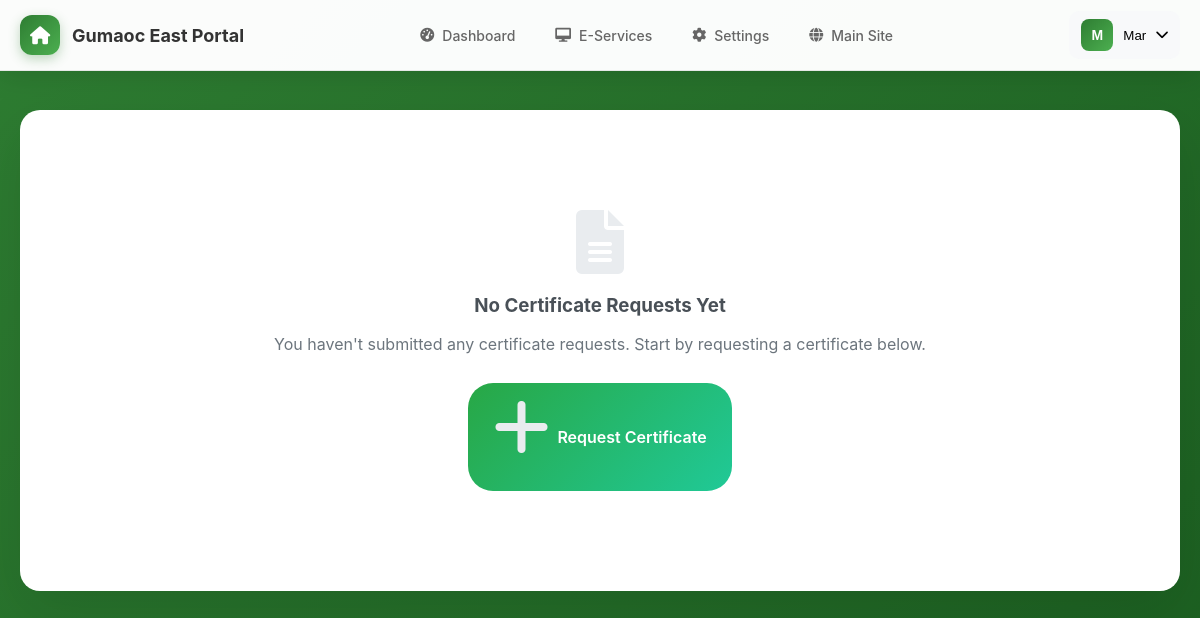
The app's page /user/my-requests.php (signed in), older data.
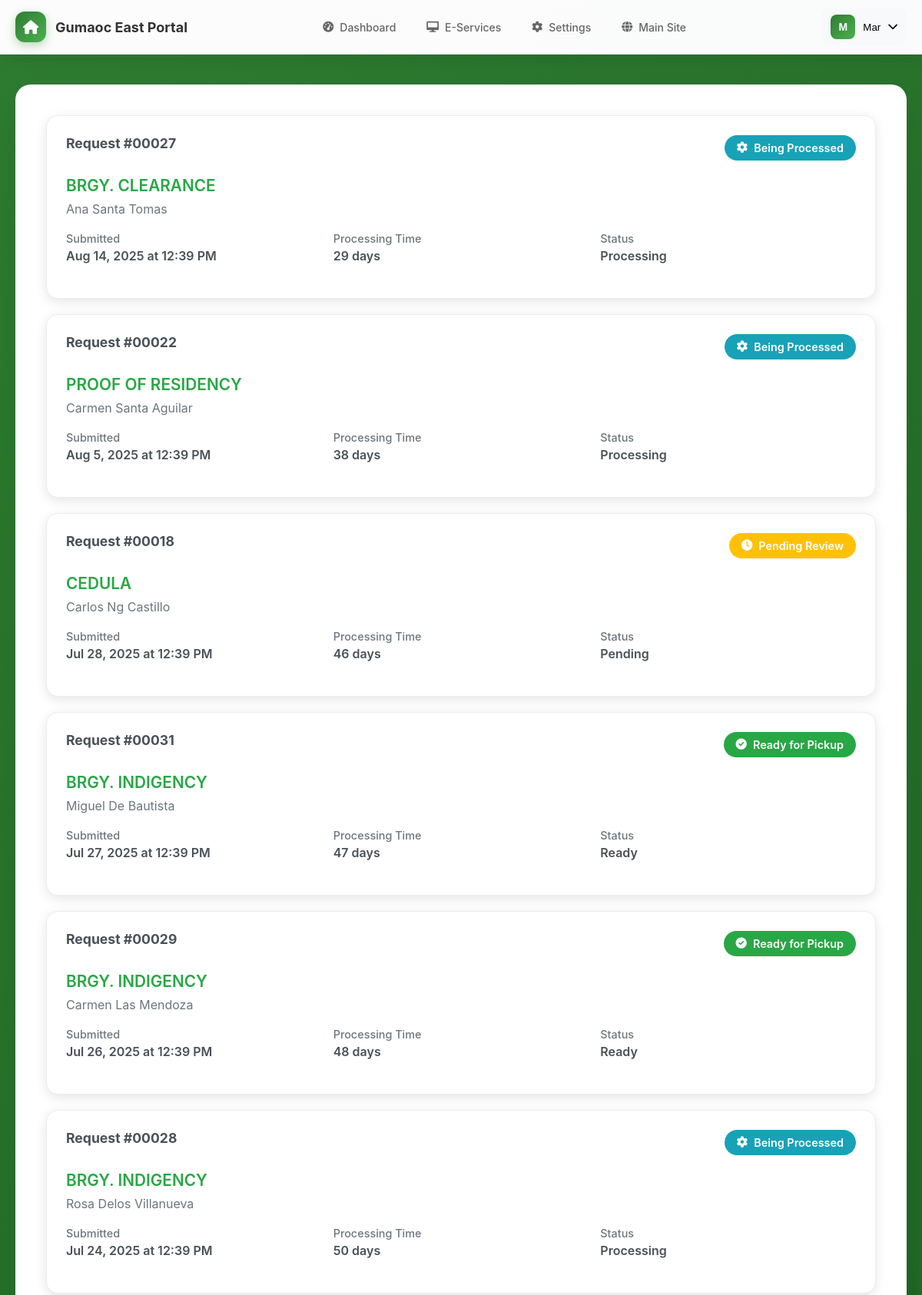
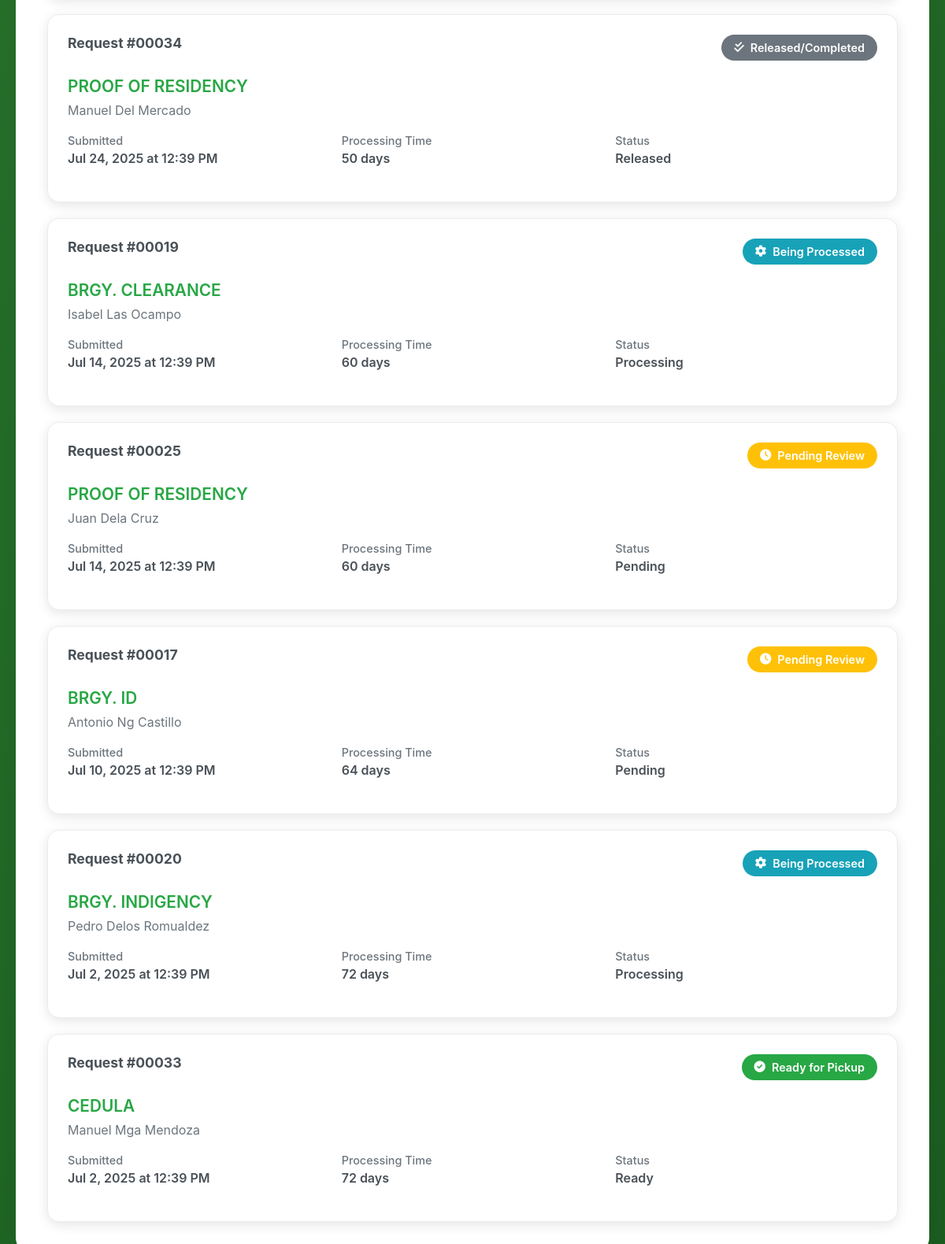
The same page, newer data (2 pictures, top to bottom).
### tables this page shows
CREATE TABLE `residents` (
  `id` int(11) NOT NULL,
  `first_name` varchar(100) NOT NULL,
  `middle_name` varchar(100) DEFAULT NULL,
  `last_name` varchar(100) NOT NULL,
  `email` varchar(255) NOT NULL,
  `phone` varchar(20) NOT NULL,
  `password` varchar(255) DEFAULT NULL,
  `address` text NOT NULL,
  `house_number` varchar(20) DEFAULT NULL,
  `barangay` varchar(100) DEFAULT 'Gumaoc East',
  `sitio` varchar(100) DEFAULT 'BLOCK',
  `interviewer` varchar(255) DEFAULT NULL,
  `interviewer_title` varchar(255) DEFAULT NULL,
  `birthdate` date NOT NULL,
  `birth_place` varchar(255) DEFAULT NULL,
  `gender` enum('Male','Female','Other') NOT NULL,
  `civil_status` enum('Single','Married','Widowed','Separated','Divorced') NOT NULL,
  `rfid_code` varchar(50) DEFAULT NULL,
  `rfid` varchar(50) DEFAULT NULL,
  `status` enum('active','inactive','pending') NOT NULL DEFAULT 'active',
  `reset_otp` varchar(6) DEFAULT NULL,
  `otp_expiry` timestamp NULL DEFAULT NULL,
  `created_at` timestamp NOT NULL DEFAULT current_timestamp(),
  `updated_at` timestamp NOT NULL DEFAULT current_timestamp() ON UPDATE current_timestamp(),
  `profile_complete` tinyint(1) DEFAULT 1 COMMENT '1 = Complete Profile, 0 = Incomplete Profile',
  `created_by` int(11) DEFAULT NULL COMMENT 'ID of user who registered this family member',
  `relationship_to_head` varchar(100) DEFAULT NULL COMMENT 'Relationship to head of family'
);

CREATE TABLE `certificate_requests` (
  `id` int(11) NOT NULL,
  `user_id` int(11) NOT NULL,
  `full_name` varchar(255) NOT NULL,
  `address` varchar(500) NOT NULL,
  `mobile_number` varchar(20) DEFAULT NULL,
  `civil_status` varchar(50) DEFAULT NULL,
  `gender` varchar(20) DEFAULT NULL,
  `birth_date` date NOT NULL,
  `birth_place` varchar(255) NOT NULL,
  `citizenship` varchar(100) DEFAULT NULL,
  `years_of_residence` int(11) DEFAULT NULL,
  `certificate_type` varchar(100) NOT NULL,
  `purpose` text NOT NULL,
  `additional_data` longtext DEFAULT NULL CHECK (json_valid(`additional_data`)),
  `proof_image` varchar(255) DEFAULT NULL,
  `photo_2x2` varchar(255) DEFAULT NULL COMMENT 'Optional 2x2 passport photo filename for specific certificate types',
  `vehicle_make_type` varchar(255) DEFAULT NULL,
  `motor_no` varchar(100) DEFAULT NULL,
  `chassis_no` varchar(100) DEFAULT NULL,
  `plate_no` varchar(50) DEFAULT NULL,
  `vehicle_color` varchar(50) DEFAULT NULL,
  `year_model` int(4) DEFAULT NULL,
  `body_no` varchar(100) DEFAULT NULL,
  `operator_license` varchar(100) DEFAULT NULL,
  `submitted_at` timestamp NOT NULL DEFAULT current_timestamp(),
  `status` enum('pending','processing','ready','released') DEFAULT 'pending',
  `queue_ticket_id` int(11) DEFAULT NULL,
  `queue_ticket_number` varchar(20) DEFAULT NULL,
  `notes` text NOT NULL
);

### user/auth_check.php (called while the page is built, shortened)
<?php
require_once '../includes/db_connect.php';
$stmt = $pdo->prepare("SELECT * FROM residents WHERE id = ? AND status = 'active'");
$stmt->execute([$_SESSION['user_id']]);
$user = $stmt->fetch();
?>

### user/my-requests.php (the view, shortened to what this page needs)
<?php
require_once 'auth_check.php';
require_once '../includes/db_connect.php';
$current_page = 'my-requests';
$requests = [];
if (isset($_SESSION['user_id'])) {
    try {
        $stmt = $pdo->prepare("
            SELECT id, certificate_type, full_name, status, submitted_at, notes
            FROM certificate_requests
            WHERE user_id = ?
            ORDER BY submitted_at DESC
        ");
        $stmt->execute([$_SESSION['user_id']]);
        $requests = $stmt->fetchAll(PDO::FETCH_ASSOC);
    } catch (PDOException $e) {
        $error_message = "Error loading requests: " . $e->getMessage();
    }
}
$status_config = [
    'pending' => ['label' => 'Pending Review', 'color' => '#ffc107', 'icon' => 'clock'],
    'processing' => ['label' => 'Being Processed', 'color' => '#17a2b8', 'icon' => 'cog'],
    'ready' => ['label' => 'Ready for Pickup', 'color' => '#28a745', 'icon' => 'check-circle'],
    'released' => ['label' => 'Released/Completed', 'color' => '#6c757d', 'icon' => 'check-double']
];
?>
<!DOCTYPE html>
<html lang="en">
<head>
    <link rel="stylesheet" href="https://cdnjs.cloudflare.com/ajax/libs/font-awesome/6.0.0/css/all.min.css">
</head>
<body>
    <?php include 'navbar_component.php'; ?>
    <div class="container">
        <div class="content">
            <?php if (empty($requests)): ?>
                <div class="empty-state">
                    <i class="fas fa-file-alt"></i>
                    <h3>No Certificate Requests Yet</h3>
                    <p>You haven't submitted any certificate requests. Start by requesting a certificate below.</p>
                    <a href="certificate-request.php" class="btn">
                        <i class="fas fa-plus"></i> Request Certificate
                    </a>
                </div>
            <?php else: ?>
                <div class="requests-grid">
                    <?php foreach ($requests as $request): ?>
                        <?php
                        $status = $request['status'];
                        $config = $status_config[$status] ?? ['label' => ucfirst($status), 'color' => '#6c757d', 'icon' => 'info'];
                        ?>
                        <div class="request-card">
                            <div class="request-header">
                                <div class="request-id">
                                    Request #<?php echo str_pad($request['id'], 5, '0', STR_PAD_LEFT); ?>
                                </div>
                                <div class="status-badge" style="background-color: <?php echo $config['color']; ?>">
                                    <i class="fas fa-<?php echo $config['icon']; ?>"></i>
                                    <?php echo $config['label']; ?>
                                </div>
                            </div>
                            <div class="certificate-info">
                                <div class="certificate-type"><?php echo htmlspecialchars($request['certificate_type']); ?></div>
                                <div class="certificate-name"><?php echo htmlspecialchars($request['full_name']); ?></div>
                            </div>
                            <div class="request-details">
                                <div class="detail-item">
                                    <span class="detail-label">Submitted</span>
                                    <span class="detail-value">
                                        <?php echo date('M j, Y \a\t g:i A', strtotime($request['submitted_at'])); ?>
                                    </span>
                                </div>
                                <div class="detail-item">
                                    <span class="detail-label">Processing Time</span>
                                    <span class="detail-value">
                                        <?php
                                        $submitted = new DateTime($request['submitted_at']);
                                        $now = new DateTime();
                                        $diff = $submitted->diff($now);
                                        if ($diff->days > 0) {
                                            echo $diff->days . ' day' . ($diff->days > 1 ? 's' : '');
                                        } elseif ($diff->h > 0) {
                                            echo $diff->h . ' hour' . ($diff->h > 1 ? 's' : '');
                                        } else {
                                            echo $diff->i . ' minute' . ($diff->i > 1 ? 's' : '');
                                        }
                                        ?>
                                    </span>
                                </div>
                                <div class="detail-item">
                                    <span class="detail-label">Status</span>
                                    <span class="detail-value">
                                        <?php echo ucfirst($request['status']); ?>
                                    </span>
                                </div>
                            </div>
                        </div>
                    <?php endforeach; ?>
                </div>
            <?php endif; ?>
        </div>
    </div>
</body>
</html>

### user/navbar_component.php (shortened to what this page needs)
<?php
$display_name = $user['first_name'] . ' ' . ($user['middle_name'] ? $user['middle_name'] . ' ' : '') . $user['last_name'];
$nav_items = [
    'dashboard' => ['icon' => 'fas fa-tachometer-alt', 'label' => 'Dashboard', 'url' => 'dashboard.php'],
    'e-services' => ['icon' => 'fas fa-desktop', 'label' => 'E-Services', 'url' => 'e-services.php'],
    'settings' => ['icon' => 'fas fa-cog', 'label' => 'Settings', 'url' => 'settings.php']
];
?>
<nav class="user-navbar">
    <div class="navbar-container">
        <a href="dashboard.php" class="navbar-brand">
            <div class="brand-icon">
                <i class="fas fa-home"></i>
            </div>
            Gumaoc East Portal
        </a>
        <div class="navbar-nav">
            <?php foreach ($nav_items as $key => $item): ?>
                <?php $is_active = ($current_page === $key); ?>
                <div class="nav-item">
                    <a href="<?php echo $item['url']; ?>" class="nav-link <?php echo $is_active ? 'active' : ''; ?>"
                       data-page="<?php echo $key; ?>" data-current="<?php echo $current_page; ?>">
                        <i class="<?php echo $item['icon']; ?>"></i>
                        <?php echo $item['label']; ?>
                    </a>
                </div>
            <?php endforeach; ?>
            <div class="nav-item">
                <a href="../index.php" class="nav-link">
                    <i class="fas fa-globe"></i>
                    Main Site
                </a>
            </div>
        </div>
        <div class="user-menu">
            <button class="user-button">
                <div class="user-avatar-small">
                    <?php echo strtoupper(substr($display_name, 0, 1)); ?>
                </div>
                <span><?php echo htmlspecialchars(explode(' ', $display_name)[0]); ?></span>
                <i class="fas fa-chevron-down"></i>
            </button>
        </div>
    </div>
</nav>

### user/my-requests.php (style rules this page uses)
* { margin: 0; padding: 0; box-sizing: border-box; }
body { font-family: 'Inter', -apple-system, BlinkMacSystemFont, 'Segoe UI', Roboto, sans-serif; background: linear-gradient(135deg, #2e7d32 0%, #1b5e20 100%); min-height: 100vh; padding: 20px; opacity: 0; animation: fadeInPage 0.8s ease-out 0.3s forwards; }
.container { max-width: 1200px; margin: 90px auto 0; background: white; border-radius: 20px; box-shadow: 0 20px 60px rgba(0, 0, 0, 0.1); overflow: hidden; animation: slideUp 0.8s ease-out 0.5s both; }
.content { padding: 40px; }
.requests-grid { display: grid; gap: 20px; }
.request-card { background: white; border: 1px solid #e9ecef; border-radius: 15px; padding: 25px; box-shadow: 0 4px 15px rgba(0, 0, 0, 0.1); transition: all 0.3s ease; }
.request-header { display: flex; justify-content: space-between; align-items: flex-start; margin-bottom: 20px; flex-wrap: wrap; gap: 15px; }
.request-id { font-size: 1.1rem; font-weight: 700; color: #495057; }
.status-badge { padding: 8px 16px; border-radius: 25px; font-size: 0.9rem; font-weight: 600; color: white; display: flex; align-items: center; gap: 8px; }
.certificate-info { margin-bottom: 20px; }
.certificate-type { font-size: 1.3rem; font-weight: 600; color: #28a745; margin-bottom: 8px; }
.certificate-name { color: #6c757d; font-size: 1rem; }
.request-details { display: grid; grid-template-columns: repeat(auto-fit, minmax(200px, 1fr)); gap: 15px; margin-bottom: 20px; }
.detail-item { display: flex; flex-direction: column; gap: 4px; }
.detail-label { font-size: 0.9rem; color: #6c757d; font-weight: 500; }
.detail-value { font-weight: 600; color: #495057; }
.empty-state { text-align: center; padding: 60px 20px; color: #6c757d; }
.empty-state i { font-size: 4rem; margin-bottom: 20px; color: #e9ecef; }
.empty-state h3 { margin-bottom: 15px; color: #495057; }
.empty-state p { margin-bottom: 25px; line-height: 1.6; }
.btn { background: linear-gradient(135deg, #28a745, #20c997); color: white; padding: 12px 25px; border-radius: 25px; text-decoration: none; font-weight: 600; display: inline-flex; align-items: center; gap: 8px; transition: all 0.3s ease; }

### user/navbar_component.php (style rules this page uses)
.user-navbar { background: rgba(255, 255, 255, 0.98); backdrop-filter: blur(25px); border-bottom: 1px solid rgba(0, 0, 0, 0.08); position: fixed; top: 0; left: 0; right: 0; z-index: 1000; box-shadow: 0 4px 30px rgba(0, 0, 0, 0.12); transition: all 0.3s ease; }
.navbar-container { max-width: 1200px; margin: 0 auto; display: flex; justify-content: space-between; align-items: center; padding: 0 20px; height: 70px; }
.navbar-brand { display: flex; align-items: center; text-decoration: none; color: #333; font-weight: 700; font-size: 18px; transition: all 0.3s ease; }
.brand-icon { width: 40px; height: 40px; background: linear-gradient(135deg, #2e7d32, #4caf50); border-radius: 12px; display: flex; align-items: center; justify-content: center; margin-right: 12px; color: white; font-size: 18px; transition: all 0.3s ease; box-shadow: 0 4px 12px rgba(46, 125, 50, 0.3); }
.navbar-nav { display: flex; align-items: center; gap: 8px; }
.nav-item { position: relative; }
.user-navbar .nav-link { display: flex; align-items: center; gap: 8px; padding: 8px 16px; border-radius: 8px; text-decoration: none; color: #666 !important; font-weight: 500; font-size: 14px; transition: all 0.3s ease; position: relative; overflow: hidden; }
.user-navbar .nav-link::before { content: ''; position: absolute; top: 0; left: -100%; width: 100%; height: 100%; background: linear-gradient(90deg, transparent, rgba(46, 125, 50, 0.1), transparent); transition: left 0.5s ease; }
.user-menu { position: relative; }
.user-button { display: flex; align-items: center; gap: 10px; padding: 8px 12px; border: none; background: #f8f9fa; border-radius: 10px; cursor: pointer; transition: all 0.3s ease; }
.user-avatar-small { width: 32px; height: 32px; background: linear-gradient(135deg, #2e7d32, #4caf50); border-radius: 8px; display: flex; align-items: center; justify-content: center; color: white; font-weight: 600; font-size: 14px; transition: all 0.3s ease; }

Row changes from the older to the newer data that the page shows:
added certificate_requests: id "00027", status "Being Processed", certificate_type "BRGY. CLEARANCE", full_name "Ana Santa Tomas", submitted_at "Aug 14, 2025 at 12:39 PM", submitted_at "29", status "Processing"
added certificate_requests: id "00022", status "Being Processed", certificate_type "PROOF OF RESIDENCY", full_name "Carmen Santa Aguilar", submitted_at "Aug 5, 2025 at 12:39 PM", submitted_at "38", status "Processing"
added certificate_requests: id "00018", status "Pending Review", certificate_type "CEDULA", full_name "Carlos Ng Castillo", submitted_at "Jul 28, 2025 at 12:39 PM", submitted_at "46", status "Pending"
added certificate_requests: id "00031", status "Ready for Pickup", certificate_type "BRGY. INDIGENCY", full_name "Miguel De Bautista", submitted_at "Jul 27, 2025 at 12:39 PM", submitted_at "47", status "Ready"
added certificate_requests: id "00029", status "Ready for Pickup", certificate_type "BRGY. INDIGENCY", full_name "Carmen Las Mendoza", submitted_at "Jul 26, 2025 at 12:39 PM", submitted_at "48", status "Ready"
added certificate_requests: id "00028", status "Being Processed", certificate_type "BRGY. INDIGENCY", full_name "Rosa Delos Villanueva", submitted_at "Jul 24, 2025 at 12:39 PM", submitted_at "50", status "Processing"
added certificate_requests: id "00034", status "Released/Completed", certificate_type "PROOF OF RESIDENCY", full_name "Manuel Del Mercado", submitted_at "Jul 24, 2025 at 12:39 PM", submitted_at "50", status "Released"
added certificate_requests: id "00019", status "Being Processed", certificate_type "BRGY. CLEARANCE", full_name "Isabel Las Ocampo", submitted_at "Jul 14, 2025 at 12:39 PM", submitted_at "60", status "Processing"
added certificate_requests: id "00025", status "Pending Review", certificate_type "PROOF OF RESIDENCY", full_name "Juan Dela Cruz", submitted_at "Jul 14, 2025 at 12:39 PM", submitted_at "60", status "Pending"
added certificate_requests: id "00017", status "Pending Review", certificate_type "BRGY. ID", full_name "Antonio Ng Castillo", submitted_at "Jul 10, 2025 at 12:39 PM", submitted_at "64", status "Pending"
added certificate_requests: id "00020", status "Being Processed", certificate_type "BRGY. INDIGENCY", full_name "Pedro Delos Romualdez", submitted_at "Jul 2, 2025 at 12:39 PM", submitted_at "72", status "Processing"
added certificate_requests: id "00033", status "Ready for Pickup", certificate_type "CEDULA", full_name "Manuel Mga Mendoza", submitted_at "Jul 2, 2025 at 12:39 PM", submitted_at "72", status "Ready"
Text that changed along with them:
text no longer shown: "No Certificate Requests Yet You haven't submitted any certificate requests. Start by requesting a certificate below. Request Certificate"
